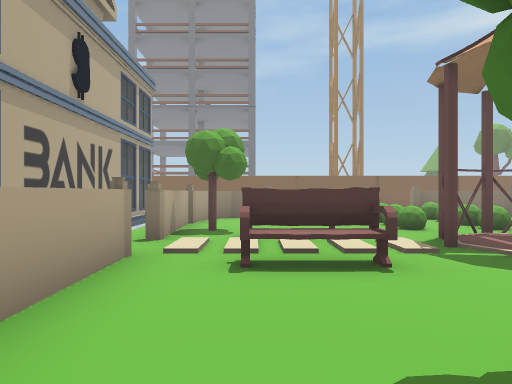
View 1 (above)

15 first-person views from a walk through a 3-D level made in the Unity game engine. The camera is 1.4 m above the floor, looks level and sees 70° across. The floor is counted in squares, 2 m on a side. Each view is taken from the middle of a square. On the plan, view 1 faces up. The plan holds only what a view shows up to about 11 squares ahead; the rest is blank. The place goes on beyond the plan. Some surface patterns are stand-ins.

View 2
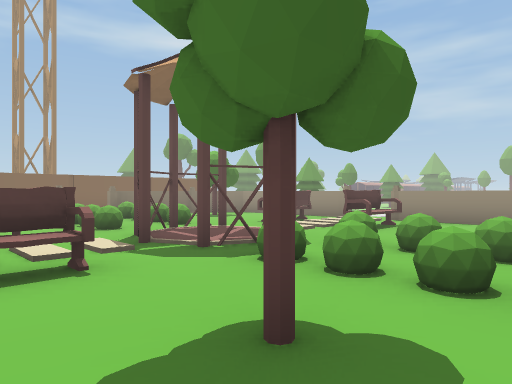

View 3
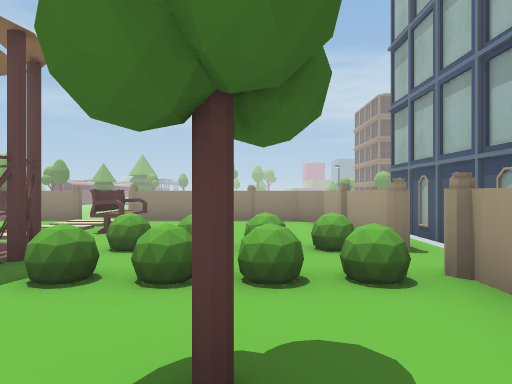

View 4
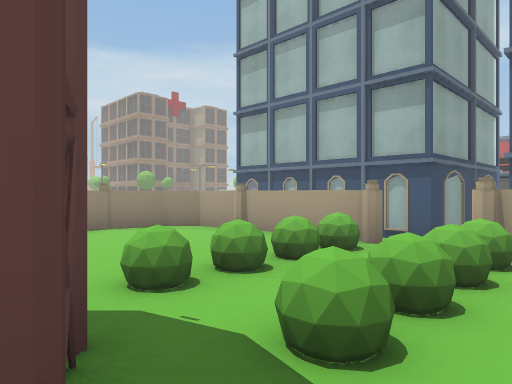

View 5
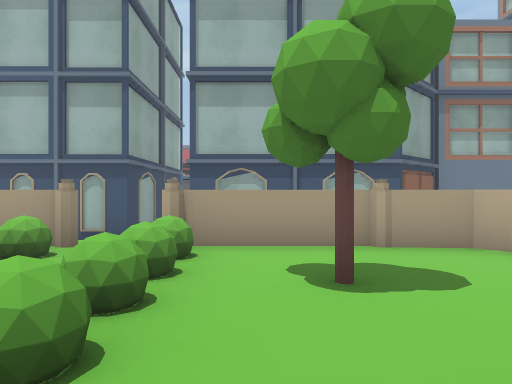

View 6
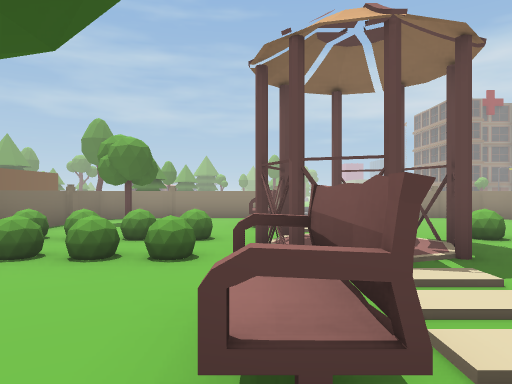

View 7
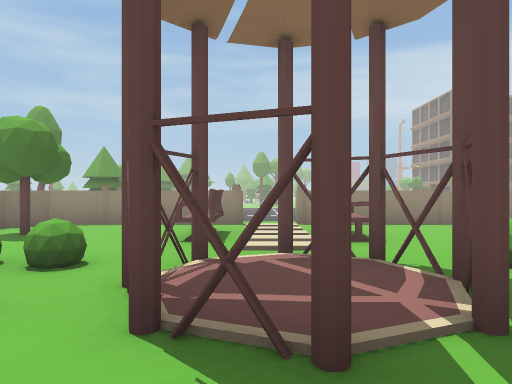

View 8
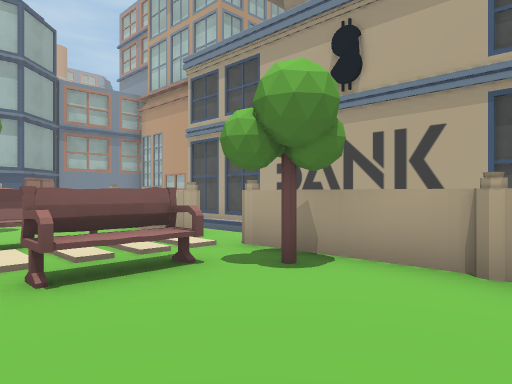

View 9
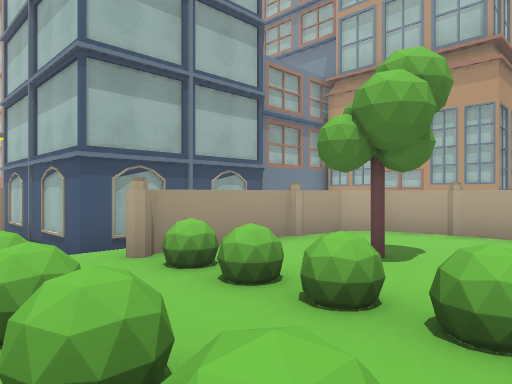

View 10
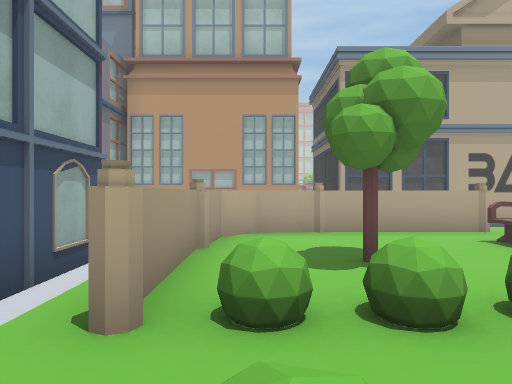

View 11
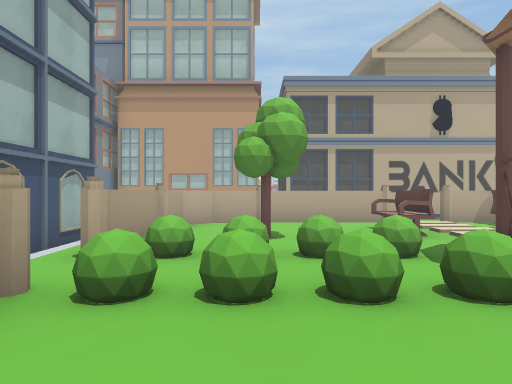

View 12
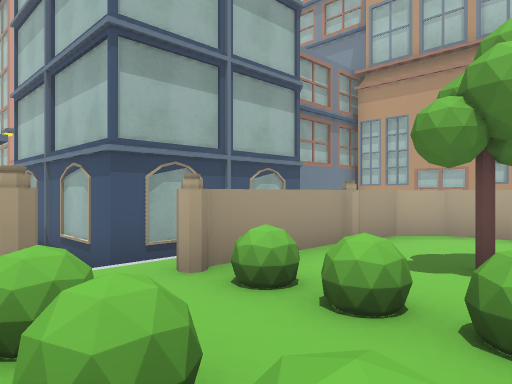

View 13
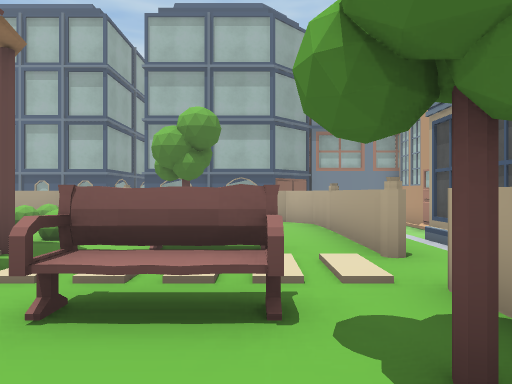

View 14
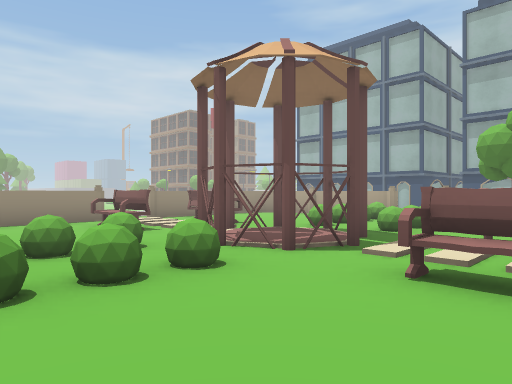

View 15
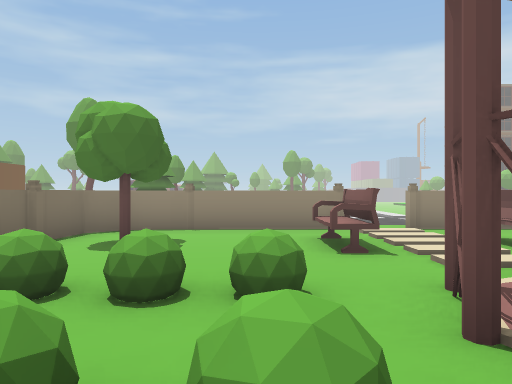

### Floor plan
Key: @ floor where view 1 was taken; # wall or solid block; x gap in a wall; . main floor; - floor 0.5 m lower than the main floor; / step, stairs or slope; = window, fence, low wall or low ledge; ^ raised ledge; B bus; O other object.
Columns run from 6 left of view 1 to 9 right of it. Each row starts with its distance up from view 1.
  9    O #...==....#
  8    O##...==....#
  7    O##...==....#
  6    O#.^^.###.^.#
  5   OO.....#=#....
  4  OOO##.#.####^.#
  3    O##......=..#
  2 OOOO##...==....#
  1   / ##.#.==....#
  0   -  #@..==...##
 -1  #-  ##########
 -2  #-  //////////
 -3  #    #### ####
 -4          # #
 -5          #x
 -6          #
 -7          O
 -8
 -9           BB

Where each view was taken, in squares from view 1:
view 1: 0 up, 0 right, facing up
view 2: 0 up, 0 right, facing up-right
view 3: 1 up, 0 right, facing right
view 4: 4 up, 2 right, facing down-right
view 5: 4 up, 2 right, facing down
view 6: 6 up, 1 left, facing right
view 7: 5 up, 1 right, facing right
view 8: 9 up, 2 right, facing down-left
view 9: 3 up, 5 right, facing down-left
view 10: 0 up, 5 right, facing left
view 11: 1 up, 7 right, facing left
view 12: 2 up, 5 right, facing down-left
view 13: 8 up, 0 right, facing down
view 14: 9 up, 0 right, facing down-right
view 15: 7 up, 2 right, facing right
